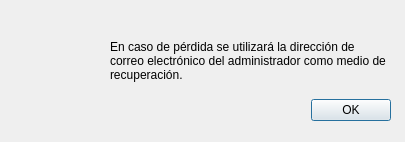
<?xml version="1.0" encoding="UTF-8"?>
<ui version="4.0">
 <class>Aviso</class>
 <widget class="QDialog" name="Aviso">
  <property name="geometry">
   <rect>
    <x>0</x>
    <y>0</y>
    <width>405</width>
    <height>142</height>
   </rect>
  </property>
  <property name="minimumSize">
   <size>
    <width>405</width>
    <height>142</height>
   </size>
  </property>
  <property name="maximumSize">
   <size>
    <width>405</width>
    <height>142</height>
   </size>
  </property>
  <property name="windowTitle">
   <string>[ALERTA]</string>
  </property>
  <property name="windowIcon">
   <iconset>
    <normaloff>../assets/Logo_Ventanas.png</normaloff>../assets/Logo_Ventanas.png</iconset>
  </property>
  <widget class="QDialogButtonBox" name="buttonBox">
   <property name="geometry">
    <rect>
     <x>170</x>
     <y>90</y>
     <width>221</width>
     <height>41</height>
    </rect>
   </property>
   <property name="orientation">
    <enum>Qt::Horizontal</enum>
   </property>
   <property name="standardButtons">
    <set>QDialogButtonBox::Ok</set>
   </property>
  </widget>
  <widget class="QLabel" name="label_11">
   <property name="geometry">
    <rect>
     <x>110</x>
     <y>30</y>
     <width>281</width>
     <height>61</height>
    </rect>
   </property>
   <property name="font">
    <font>
     <bold>false</bold>
    </font>
   </property>
   <property name="text">
    <string>En caso de pérdida se utilizará la dirección de correo electrónico del administrador como medio de recuperación.</string>
   </property>
   <property name="wordWrap">
    <bool>true</bool>
   </property>
  </widget>
  <widget class="QLabel" name="label">
   <property name="geometry">
    <rect>
     <x>20</x>
     <y>20</y>
     <width>80</width>
     <height>80</height>
    </rect>
   </property>
   <property name="text">
    <string/>
   </property>
   <property name="pixmap">
    <pixmap>../assets/Alert-Yellow.png</pixmap>
   </property>
   <property name="scaledContents">
    <bool>true</bool>
   </property>
  </widget>
 </widget>
 <resources/>
 <connections>
  <connection>
   <sender>buttonBox</sender>
   <signal>accepted()</signal>
   <receiver>Aviso</receiver>
   <slot>accept()</slot>
   <hints>
    <hint type="sourcelabel">
     <x>248</x>
     <y>254</y>
    </hint>
    <hint type="destinationlabel">
     <x>157</x>
     <y>274</y>
    </hint>
   </hints>
  </connection>
  <connection>
   <sender>buttonBox</sender>
   <signal>rejected()</signal>
   <receiver>Aviso</receiver>
   <slot>reject()</slot>
   <hints>
    <hint type="sourcelabel">
     <x>316</x>
     <y>260</y>
    </hint>
    <hint type="destinationlabel">
     <x>286</x>
     <y>274</y>
    </hint>
   </hints>
  </connection>
 </connections>
</ui>
